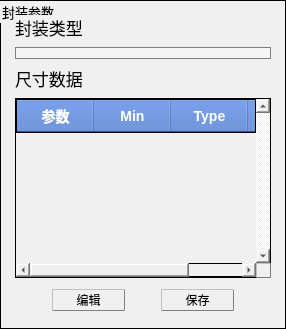
        <widget class="QGroupBox" name="groupBox_2">
         <property name="font">
          <font>
           <pointsize>10</pointsize>
          </font>
         </property>
         <property name="styleSheet">
          <string notr="true">background-color: rgb(240, 240, 240);
border : 1px solid;</string>
         </property>
         <property name="title">
          <string>封装参数</string>
         </property>
         <layout class="QVBoxLayout" name="verticalLayout_2" stretch="2,2,2,30,2">
          <property name="spacing">
           <number>7</number>
          </property>
          <property name="leftMargin">
           <number>14</number>
          </property>
          <property name="topMargin">
           <number>14</number>
          </property>
          <property name="rightMargin">
           <number>14</number>
          </property>
          <property name="bottomMargin">
           <number>13</number>
          </property>
          <item>
           <widget class="QLabel" name="label_type">
            <property name="font">
             <font>
              <pointsize>13</pointsize>
             </font>
            </property>
            <property name="styleSheet">
             <string notr="true">border :0px;</string>
            </property>
            <property name="text">
             <string>封装类型</string>
            </property>
           </widget>
          </item>
          <item>
           <widget class="QLineEdit" name="lineEdit_type">
            <property name="sizePolicy">
             <sizepolicy hsizetype="Preferred" vsizetype="Ignored">
              <horstretch>0</horstretch>
              <verstretch>0</verstretch>
             </sizepolicy>
            </property>
            <property name="font">
             <font>
              <pointsize>15</pointsize>
             </font>
            </property>
            <property name="styleSheet">
             <string notr="true">border: 0.5px solid gray;
background-color: rgb(245, 245, 245);</string>
            </property>
           </widget>
          </item>
          <item>
           <widget class="QLabel" name="label_parameter">
            <property name="font">
             <font>
              <pointsize>13</pointsize>
             </font>
            </property>
            <property name="styleSheet">
             <string notr="true">border :0px;</string>
            </property>
            <property name="text">
             <string>尺寸数据</string>
            </property>
           </widget>
          </item>
          <item>
           <widget class="QTableWidget" name="tableWidget">
            <property name="maximumSize">
             <size>
              <width>16777215</width>
              <height>16777215</height>
             </size>
            </property>
            <property name="styleSheet">
             <string notr="true">QHeaderView::section {  
        padding: 1px;  /* 设置表头内边距 */  
	   background-color: rgb(72, 116, 203);
       font-size: 14px;
	  color: rgb(255, 255, 255);
       font-weight: bold;
       text-align: center;
	  height : 32px;
       /*border: 1px solid;
       border-color: rgb(0, 0, 0);
      margin: 0px 0px;*/
    }
</string>
            </property>
            <property name="verticalScrollBarPolicy">
             <enum>Qt::ScrollBarAlwaysOn</enum>
            </property>
            <property name="autoScroll">
             <bool>true</bool>
            </property>
            <property name="sortingEnabled">
             <bool>false</bool>
            </property>
            <attribute name="horizontalHeaderCascadingSectionResizes">
             <bool>false</bool>
            </attribute>
            <attribute name="horizontalHeaderMinimumSectionSize">
             <number>29</number>
            </attribute>
            <attribute name="horizontalHeaderDefaultSectionSize">
             <number>77</number>
            </attribute>
            <attribute name="horizontalHeaderHighlightSections">
             <bool>true</bool>
            </attribute>
            <attribute name="horizontalHeaderShowSortIndicator" stdset="0">
             <bool>false</bool>
            </attribute>
            <attribute name="horizontalHeaderStretchLastSection">
             <bool>true</bool>
            </attribute>
            <attribute name="verticalHeaderVisible">
             <bool>false</bool>
            </attribute>
            <column>
             <property name="text">
              <string>参数</string>
             </property>
            </column>
            <column>
             <property name="text">
              <string>Min</string>
             </property>
            </column>
            <column>
             <property name="text">
              <string>Type</string>
             </property>
            </column>
            <column>
             <property name="text">
              <string>Max</string>
             </property>
            </column>
           </widget>
          </item>
          <item>
           <widget class="QFrame" name="frame_pin_button">
            <property name="styleSheet">
             <string notr="true">border: 0px;</string>
            </property>
            <property name="frameShape">
             <enum>QFrame::StyledPanel</enum>
            </property>
            <property name="frameShadow">
             <enum>QFrame::Raised</enum>
            </property>
            <layout class="QHBoxLayout" name="horizontalLayout_3" stretch="1,2,1,2,1">
             <property name="spacing">
              <number>0</number>
             </property>
             <property name="leftMargin">
              <number>0</number>
             </property>
             <property name="topMargin">
              <number>4</number>
             </property>
             <property name="rightMargin">
              <number>0</number>
             </property>
             <property name="bottomMargin">
              <number>4</number>
             </property>
             <item>
              <spacer name="horizontalSpacer_2">
               <property name="orientation">
                <enum>Qt::Horizontal</enum>
               </property>
               <property name="sizeHint" stdset="0">
                <size>
                 <width>19</width>
                 <height>15</height>
                </size>
               </property>
              </spacer>
             </item>
             <item>
              <widget class="QPushButton" name="pushButton_edit">
               <property name="sizePolicy">
                <sizepolicy hsizetype="Preferred" vsizetype="Preferred">
                 <horstretch>0</horstretch>
                 <verstretch>0</verstretch>
                </sizepolicy>
               </property>
               <property name="font">
                <font>
                 <pointsize>9</pointsize>
                </font>
               </property>
               <property name="styleSheet">
                <string notr="true">QPushButton{
background-color:
qlineargradient(spread:pad,x1:0,x2:0, y1:0, y2:1,
stop: 0 rgba(240,240,240,255),
stop: 0.495 rgba(200,200,200,255),
stop: 0.505 rgba(190,190,190,255),
stop: 1 rgba(185,185,185,255));
 
/*color: rgb(255, 255, 255);*/
border: 0.5px groove gray;
border-radius: 1px;
color: rgb(0, 0, 0);
/*font: 75 12pt ;*/
padding: 0.5px;
border-style: outset;
}
 
QPushButton:hover{
background-color:
qlineargradient(spread:pad,x1:0,x2:0, y1:0, y2:1,
stop: 0 rgba(200,200, 200,230),
stop: 0.495 rgba(100,100,100,230),
stop: 0.505 rgba(100,100,100,230),
stop: 1 rgba(150,150,150,230));
 
color: rgb(255, 255, 255);
border: 0.5px groove gray;
border-radius: 1px;
padding: 0.5px;
border-style: outset;
/*color: rgb(255, 255, 255);*/
/*font: 75 12pt &quot;微软雅黑&quot;;*/
}
 
QPushButton:pressed{
background-color:
qlineargradient(spread:pad,x1:0,x2:0, y1:0, y2:1,
stop: 0 rgba(200,200,200,255),
stop: 0.495 rgba(150,150,150,255),
stop: 0.505 rgba(145,145,145,255),
stop: 1 rgba(140,140,140,255));
 
/*color: rgb(255, 255, 255);*/
border: 0.5px rgb(212, 212, 212);
border-radius: 1px;
color: rgb(0, 0, 0);
padding: 0.5px;
border-style: inset;
/*font: 75 12pt &quot;微软雅黑&quot;;
padding-left:2px;
padding-top:1px;*/
}

QPushButton:disabled{
background-color:
qlineargradient(spread:pad,x1:0,x2:0, y1:0, y2:1,
stop: 0 rgba(250,250,250,125),
stop: 0.495 rgba(225,225,225,125),
stop: 0.505 rgba(210,210,210,125),
stop: 1 rgba(190,190,190,125));
 
/*color: rgb(255, 255, 255);*/
border: 0.5px groove gray;
border-radius: 6px;
color: rgb(0, 0, 0);
/*font: 75 12pt ;*/
padding: 0.5px;
border-style: outset;
}</string>
               </property>
               <property name="text">
                <string>编辑</string>
               </property>
              </widget>
             </item>
             <item>
              <spacer name="horizontalSpacer">
               <property name="orientation">
                <enum>Qt::Horizontal</enum>
               </property>
               <property name="sizeHint" stdset="0">
                <size>
                 <width>20</width>
                 <height>15</height>
                </size>
               </property>
              </spacer>
             </item>
             <item>
              <widget class="QPushButton" name="pushButton_save">
               <property name="sizePolicy">
                <sizepolicy hsizetype="Preferred" vsizetype="Preferred">
                 <horstretch>0</horstretch>
                 <verstretch>0</verstretch>
                </sizepolicy>
               </property>
               <property name="font">
                <font>
                 <pointsize>9</pointsize>
                </font>
               </property>
               <property name="styleSheet">
                <string notr="true">QPushButton{
background-color:
qlineargradient(spread:pad,x1:0,x2:0, y1:0, y2:1,
stop: 0 rgba(240,240,240,255),
stop: 0.495 rgba(200,200,200,255),
stop: 0.505 rgba(190,190,190,255),
stop: 1 rgba(185,185,185,255));
 
/*color: rgb(255, 255, 255);*/
border: 0.5px groove gray;
border-radius: 1px;
color: rgb(0, 0, 0);
/*font: 75 12pt ;*/
padding: 0.5px;
border-style: outset;
}
 
QPushButton:hover{
background-color:
qlineargradient(spread:pad,x1:0,x2:0, y1:0, y2:1,
stop: 0 rgba(200,200, 200,230),
stop: 0.495 rgba(100,100,100,230),
stop: 0.505 rgba(100,100,100,230),
stop: 1 rgba(150,150,150,230));
 
color: rgb(255, 255, 255);
border: 0.5px groove gray;
border-radius: 1px;
padding: 0.5px;
border-style: outset;
/*color: rgb(255, 255, 255);*/
/*font: 75 12pt &quot;微软雅黑&quot;;*/
}
 
QPushButton:pressed{
background-color:
qlineargradient(spread:pad,x1:0,x2:0, y1:0, y2:1,
stop: 0 rgba(200,200,200,255),
stop: 0.495 rgba(150,150,150,255),
stop: 0.505 rgba(145,145,145,255),
stop: 1 rgba(140,140,140,255));
 
/*color: rgb(255, 255, 255);*/
border: 0.5px rgb(212, 212, 212);
border-radius: 1px;
color: rgb(0, 0, 0);
padding: 0.5px;
border-style: inset;
/*font: 75 12pt &quot;微软雅黑&quot;;
padding-left:2px;
padding-top:1px;*/
}

QPushButton:disabled{
background-color:
qlineargradient(spread:pad,x1:0,x2:0, y1:0, y2:1,
stop: 0 rgba(250,250,250,125),
stop: 0.495 rgba(225,225,225,125),
stop: 0.505 rgba(210,210,210,125),
stop: 1 rgba(190,190,190,125));
 
/*color: rgb(255, 255, 255);*/
border: 0.5px groove gray;
border-radius: 6px;
color: rgb(0, 0, 0);
/*font: 75 12pt ;*/
padding: 0.5px;
border-style: outset;
}</string>
               </property>
               <property name="text">
                <string>保存</string>
               </property>
              </widget>
             </item>
             <item>
              <spacer name="horizontalSpacer_3">
               <property name="orientation">
                <enum>Qt::Horizontal</enum>
               </property>
               <property name="sizeHint" stdset="0">
                <size>
                 <width>19</width>
                 <height>15</height>
                </size>
               </property>
              </spacer>
             </item>
            </layout>
           </widget>
          </item>
         </layout>
        </widget>
